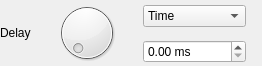
<?xml version="1.0" encoding="UTF-8"?>
<ui version="4.0">
 <class>DelayFilterGUI</class>
 <widget class="QWidget" name="DelayFilterGUI">
  <property name="geometry">
   <rect>
    <x>0</x>
    <y>0</y>
    <width>262</width>
    <height>66</height>
   </rect>
  </property>
  <property name="windowTitle">
   <string notr="true"/>
  </property>
  <layout class="QGridLayout" name="gridLayout" columnstretch="0,0,0,1">
   <property name="leftMargin">
    <number>0</number>
   </property>
   <property name="topMargin">
    <number>0</number>
   </property>
   <property name="rightMargin">
    <number>0</number>
   </property>
   <property name="bottomMargin">
    <number>0</number>
   </property>
   <item row="1" column="2">
    <widget class="ValueScrubBox" name="delaySpinBox">
     <property name="suffix">
      <string> ms</string>
     </property>
     <property name="maximum">
      <double>1000000.000000000000000</double>
     </property>
    </widget>
   </item>
   <item row="0" column="0" rowspan="2">
    <widget class="QLabel" name="delayLabel">
     <property name="sizePolicy">
      <sizepolicy hsizetype="Preferred" vsizetype="Preferred">
       <horstretch>0</horstretch>
       <verstretch>0</verstretch>
      </sizepolicy>
     </property>
     <property name="text">
      <string>Delay</string>
     </property>
    </widget>
   </item>
   <item row="0" column="1" rowspan="2">
    <widget class="AudioKnob" name="delayDial">
     <property name="minimumSize">
      <size>
       <width>0</width>
       <height>66</height>
      </size>
     </property>
     <property name="maximum">
      <number>1000</number>
     </property>
    </widget>
   </item>
   <item row="0" column="2">
    <widget class="QComboBox" name="unitComboBox">
     <item>
      <property name="text">
       <string>Time</string>
      </property>
     </item>
     <item>
      <property name="text">
       <string>Samples</string>
      </property>
     </item>
    </widget>
   </item>
   <item row="0" column="3" rowspan="2">
    <spacer name="horizontalSpacer">
     <property name="orientation">
      <enum>Qt::Horizontal</enum>
     </property>
     <property name="sizeHint" stdset="0">
      <size>
       <width>40</width>
       <height>20</height>
      </size>
     </property>
    </spacer>
   </item>
  </layout>
 </widget>
 <customwidgets>
  <customwidget>
   <class>AudioKnob</class>
   <extends>QDial</extends>
   <header>Editor/widgets/AudioKnob.h</header>
  </customwidget>
  <customwidget>
   <class>ValueScrubBox</class>
   <extends>QDoubleSpinBox</extends>
   <header>Editor/widgets/ValueScrubBox.h</header>
  </customwidget>
 </customwidgets>
 <resources/>
 <connections/>
</ui>
